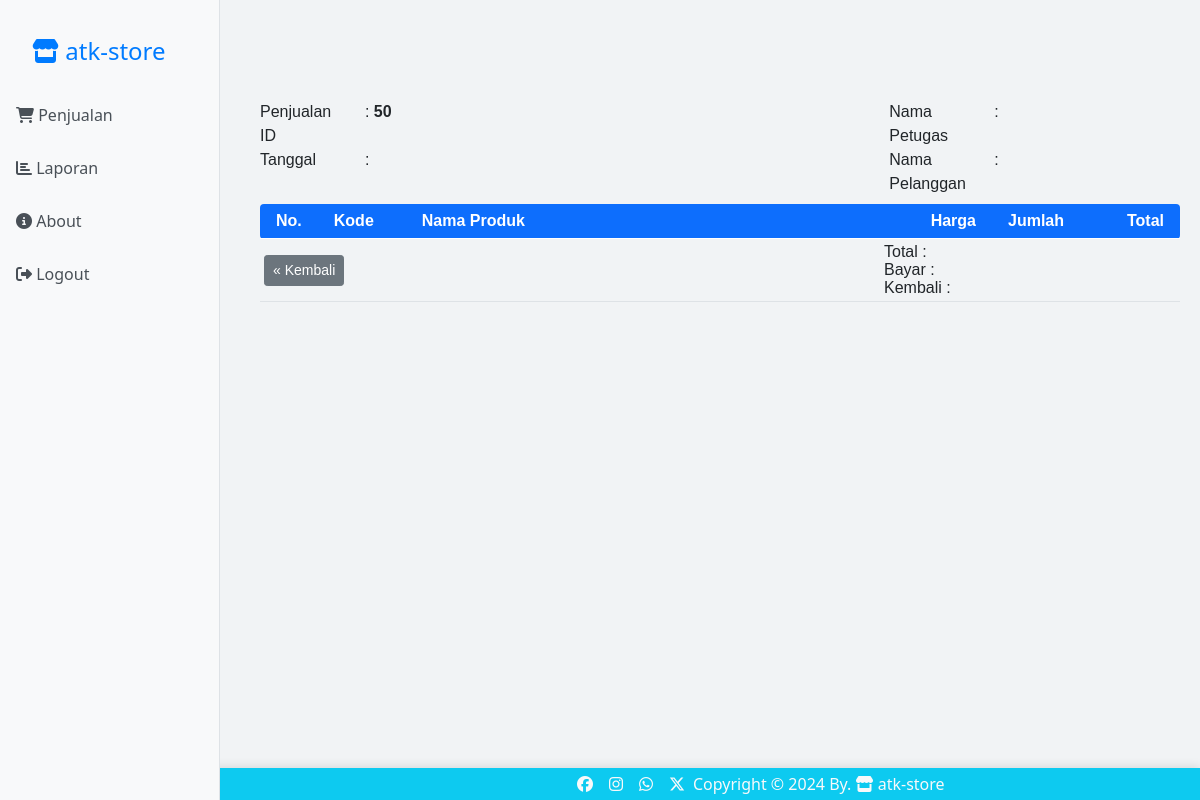
Before: /penjualan/detail_penjualan.php?penid=50 with the older database file.
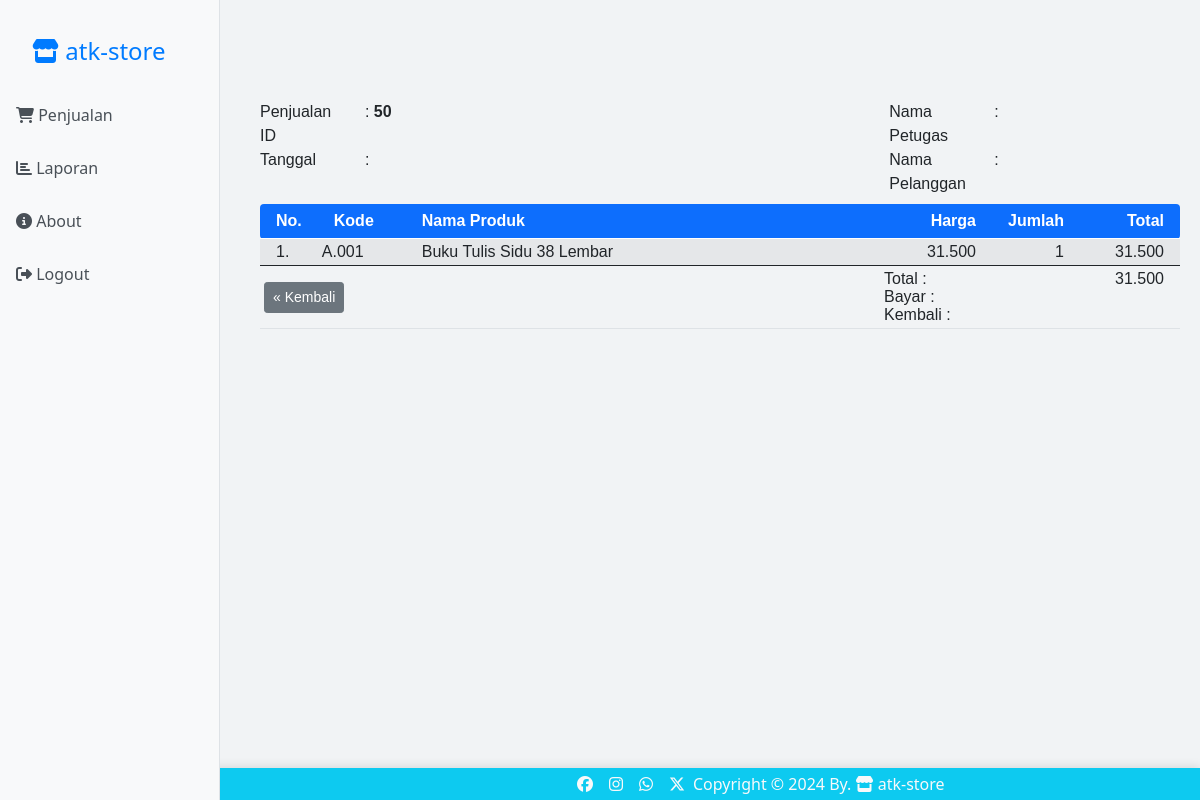
After: the same page with the newer database file.
### tables this page shows
CREATE TABLE `detail_penjualan` (
  `detail_id` int(11) NOT NULL,
  `kode_produk` varchar(15) DEFAULT NULL,
  `nama_produk` varchar(50) DEFAULT NULL,
  `harga` int(11) DEFAULT NULL,
  `jumlah` int(11) DEFAULT NULL,
  `penjualan_id` int(11) DEFAULT NULL
);

### penjualan/detail_penjualan.php (the view, shortened to what this page needs)
<?php
if (isset($_GET['penid'])) {
	$penid = $_GET['penid'];
	$npet = $_GET['npet'];
	$npel = $_GET['npel'];
	$tgl = $_GET['tgl'];
	$byr = $_GET['byr'];
	$kbl = $_GET['kbl'];
	$halaman = $_GET['halaman'];
	?>
	<html>
	<!DOCTYPE html>
	<html lang="en">
	<head>
		<link rel="stylesheet" href="../bootstrap/css/bootstrap.min.css" />
		<link rel="stylesheet" href="../styleMe.css">
	</head>
	<body>
		<?php include "../sidebar.php" ?>
		<main>
			<br><br><br>
			<div class="row py-2">
				<div class="col-4">
					<div class="row">
						<div class="col-4">Penjualan ID</div>
						<div class="col-8">: <b><?= $penid ?></b></div>
					</div>
					<div class="row">
						<div class="col-4">Tanggal</div>
						<div class="col-8">: <b><?= $tgl ?></b></div>
					</div>
				</div>
				<div class="col-4"></div>
				<div class="col-4">
					<div class="row">
						<div class="col-4">Nama Petugas</div>
						<div class="col-8">: <b><?= $npet ?></b></div>
					</div>
					<div class="row">
						<div class="col-4">Nama Pelanggan</div>
						<div class="col-8">: <b><?= $npel ?></b></div>
					</div>
				</div>
			</div>
			<table class="table table-hover table-striped table-sm">
				<thead class="bg-primary text-white">
					<tr>
						<th class="py-2 px-3 rounded-start" width="55px">No.</th>
						<th class="py-2 px-3" width="100px">Kode</th>
						<th class="py-2">Nama Produk</th>
						<th class="py-2 text-end" width="100px">Harga</th>
						<th class="py-2 px-3 text-end" width="100px">Jumlah</th>
						<th class="py-2 px-3 text-end rounded-end" width="100px">Total</th>
					</tr>
				</thead>
				<tbody>
					<?php
					include "../config.php";
					$penid = $_GET['penid'];
					$sql = "select * from detail_penjualan where penjualan_id='$penid'";
					$result = mysqli_query($koneksi, $sql);
					$no = 1;
					$jmltot = 0;
					while ($data = mysqli_fetch_array($result)) {
						$hp = number_format($data['harga'], 0, ",", ".");
						$jp = number_format($data['jumlah'], 0, ",", ".");
						$total = $data['harga'] * $data['jumlah'];
						$tot = number_format($total, 0, ",", ".");
						?>
						<tr>
							<td class="px-3"><?= $no ?>.</td>
							<td><?= $data['kode_produk'] ?></td>
							<td><?= $data['nama_produk'] ?></td>
							<td align="right"><?= $hp ?></td>
							<td align="right" class="px-3"><?= $jp ?></td>
							<td align="right" class="px-3"><?= $tot ?></td>
						</tr>
						<?php
						$no++;
						$jmltot = $jmltot + $total;
						$jmltotal = number_format($jmltot, 0, ",", ".");
					}
					?>
				</tbody>
				<tfoot>
					<tr>
						<td colspan="3" class="text-start py-1">
							<a class="btn btn-secondary btn-sm" href="index.php?halaman=<?= $halaman ?>">&laquo; Kembali</a>
						</td>
						<td class="text-start py-1">
							Total :<br>
							Bayar :<br>
							Kembali :
						</td>
						<td colspan="2" class="text-end px-3">
							<?= $jmltotal ?><br>
							<?= $byr ?><br>
							<?= $kbl ?><br>
						</td>
					</tr>
				</tfoot>
			</table>
		</main>
	</body>
	</html>
<?php } ?>

Changed rows visible on the page:
added detail_penjualan: kode_produk "A.001", nama_produk "Buku Tulis Sidu 38 Lembar", harga "31.500", jumlah "1", tot "31.500"
Other visible differences:
$jmltotal: (not shown) → "31.500"
